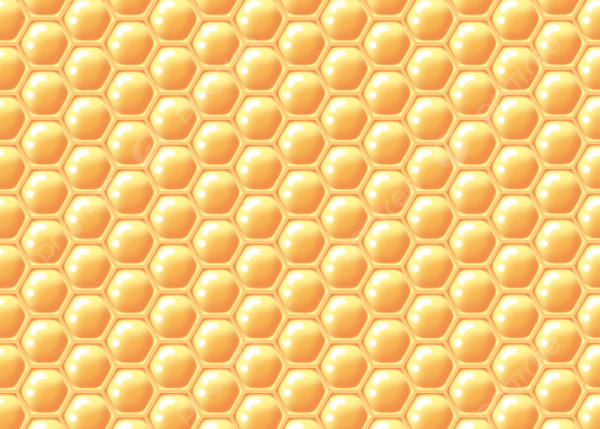
#> input picture original/atssowvvcr.jpg, 1200 x 857 px, found by its file name (shown at 1/2 size)
$ python -i main.py   (imports and definitions only)
#> lines starting #> are read from the running program, lines starting #| are printed output that depends on the picture; after the words box and inside, x2 and y2 are one past the last pixel; in counts of white or black regions, pixels touching at a corner belong together
import cv2
import numpy as np
import datetime
from flask import Flask, request, jsonify, send_file
import random
import string

# [1 line not run here, left out]

def detectImage(img_path):
#> called with img_path = 'original/atssowvvcr.jpg'
    img_original = cv2.imread(f'original/{img_path}')
#> img_original is the input picture: shape (857, 1200, 3); mean B, G, R 121.9, 202.1, 249.9
    img = cv2.imread(f'original/{img_path}',0)
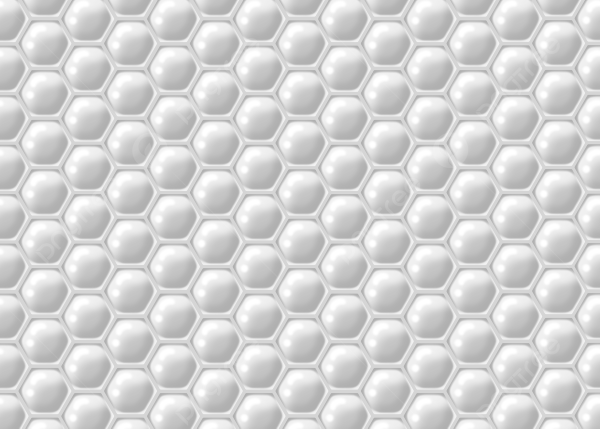
#> img: shape (857, 1200) (shown at 1/2 size); min 172, max 255, mean 212.2
    # gray = cv2.cvtColor(image, cv2.COLOR_BGR2GRAY)
    blur = cv2.GaussianBlur(img,(5,5),0)
    edges = cv2.Canny(blur, 50, 150)
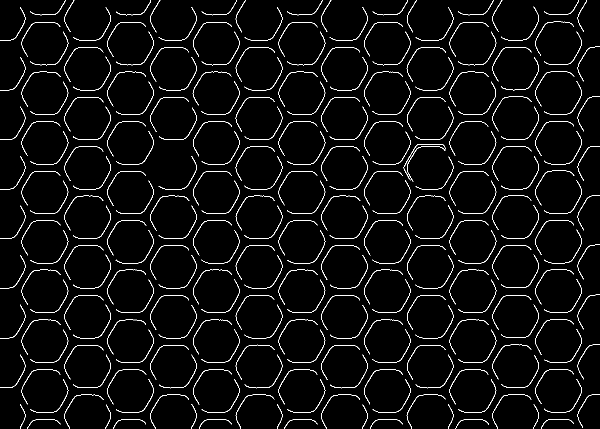
#> edges: shape (857, 1200) (shown at 1/2 size); 3.5% white in thin lines or dots
    dilated = cv2.dilate(edges, (1,1), iterations = 2)
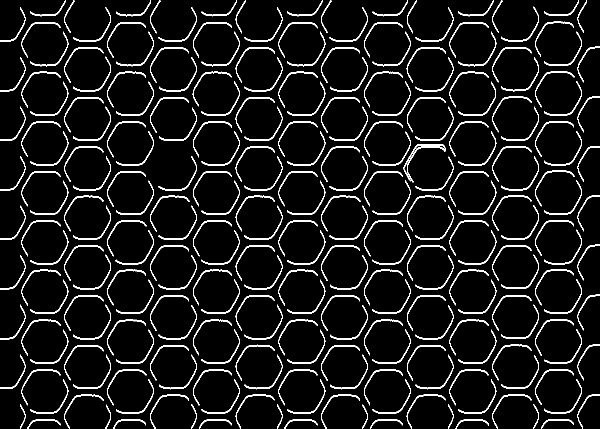
#> dilated: shape (857, 1200) (shown at 1/2 size); 7.5% white in thin lines or dots

    # FONT TEXT
    font = cv2.FONT_HERSHEY_SIMPLEX
    org = (50, 100)
    fontScale = 1.5
    color = (0, 0, 0)
    thickness = 3

    # FIND CONTOUR
    # CIRCLE
    # (cnt,_) = cv2.findContours(dilated.copy(), cv2.RETR_EXTERNAL, cv2.CHAIN_APPROX_SIMPLE)
    # HEXAGONAL
    (cnt,_) = cv2.findContours(edges, cv2.RETR_EXTERNAL, cv2.CHAIN_APPROX_SIMPLE)
#> cnt = 251 contours, 16 with area under 20; largest, box (x1, y1, x2, y2) and area: (807, 289, 892, 363) 70, (386, 639, 464, 709) 38, (1070, 143, 1149, 213) 38, (814, 490, 891, 560) 37, (899, 143, 977, 213) 37

    # TEXT IN IMAGE
    # print("Terdapat {} sarang dalam gambar".format(len(cnt)))
    cv2.putText(img_original, "Terdapat {} sarang dalam gambar".format(len(cnt)), org, font, fontScale, color, thickness)

    x = datetime.datetime.now()
    cv2.putText(img_original, x.strftime("%A, %b %S, %Y %H:%M"), (50, 200), font, fontScale, color, thickness)
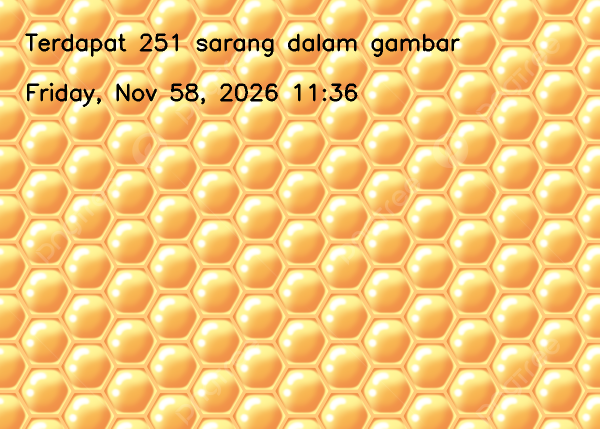
#> img_original: shape (857, 1200, 3) (shown at 1/2 size); mean B, G, R 120.1, 199, 246
    alpha = 0.5 # Transparency factor

    # DRAW CONTOUR
    for c in cnt:
        area = cv2.contourArea(c)
        if area < 1000:
            continue
        else:
            cv2.drawContours(img, [c], -1, (0, 255, 0), 2)
#> this loop made 251 passes
#> area on passes 15 to 17: 30.5, 32, 33

    # REZIZE IMAGE
    img_original_resize = cv2.resize(img_original, (600, 600))
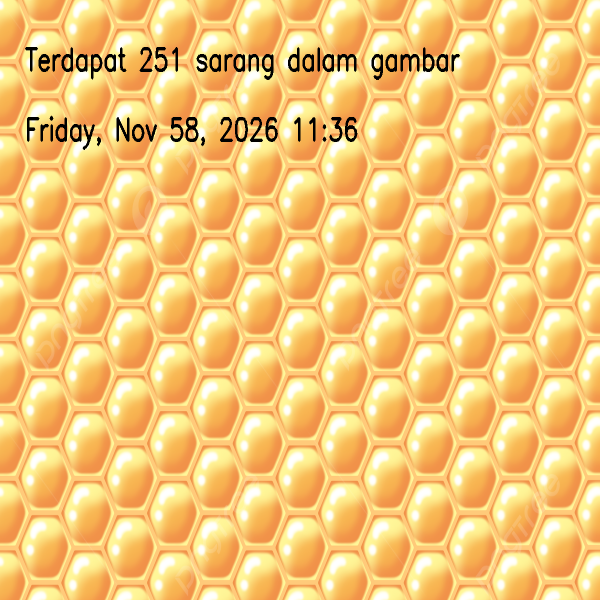
#> img_original_resize: shape (600, 600, 3); mean B, G, R 120, 198.9, 246
    img_resize = cv2.resize(img, (600, 600))
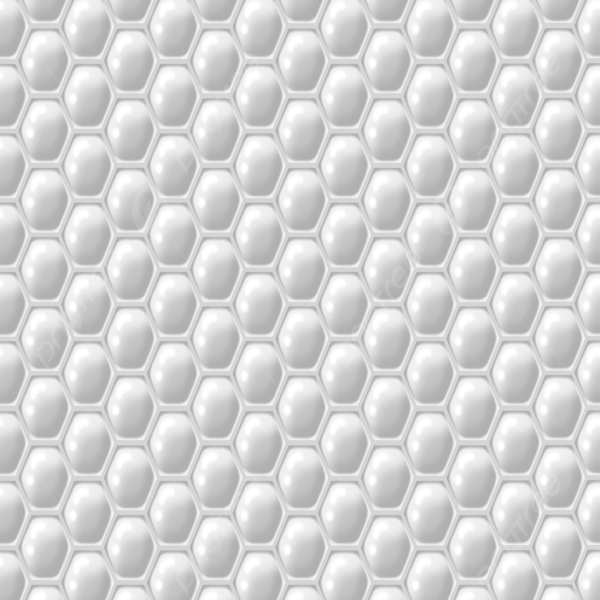
#> img_resize: shape (600, 600); min 173, max 255, mean 212.1
    dilated_resize = cv2.resize(dilated, (600, 600))
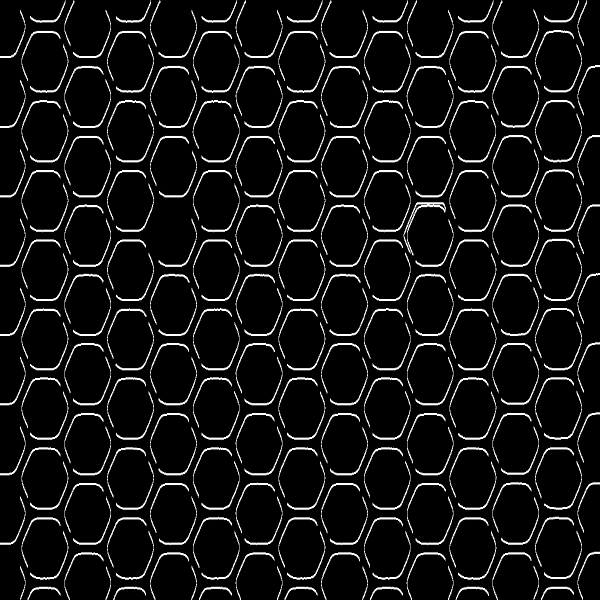
#> dilated_resize: shape (600, 600); min 0, max 255, mean 19.1

    # SHOW IMAGE
    # original = cv2.imshow('Original', img_original_resize)
    # original = cv2.imshow('Find Object Contur', img_resize)
    # sarang = cv2.imshow("Sarang", dilated_resize)

    # SAVE IMAGE
    print("Upload Successfully")
    cv2.imwrite(f'result/{img_path}', img_original_resize)
    cv2.imwrite(f'filter/{img_path}', img_resize)
    cv2.imwrite(f'contour/{img_path}', dilated_resize)
    print("Save Image Processing Successfully")

    cv2.waitKey(0)
    cv2.destroyAllWindows()

    many_nests = round(len(cnt) / 2)
#> many_nests = 126

    return {'filename': img_path,
            'status': 'success',
            'many_nests': many_nests,
            'original': f'preview/original/{img_path}',
            'contour': f'preview/contour/{img_path}',
            'filter': f'preview/filter/{img_path}',
            'result': f'preview/result/{img_path}',
            'message': 'File uploaded successfully',
            'time': x.strftime("%A, %b %S, %Y %H:%M")}

def random_string(length):
   letters = string.ascii_lowercase
   return ''.join(random.choice(letters) for i in range(length))


# [17 lines that did not run here, left out]

# [3 lines that did not run here, left out]

# [2 lines not run here, left out]

>>> result = detectImage('original/atssowvvcr.jpg')
#> result = 9 items
